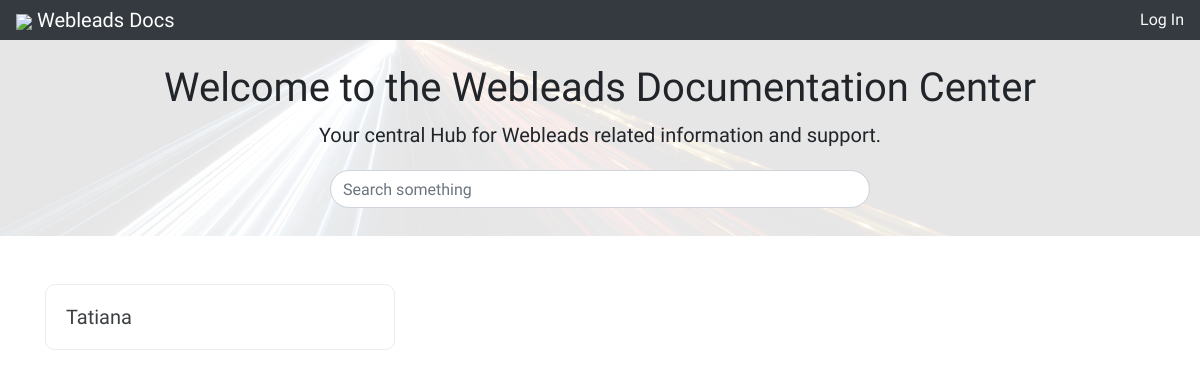
Before: / with the older database file.
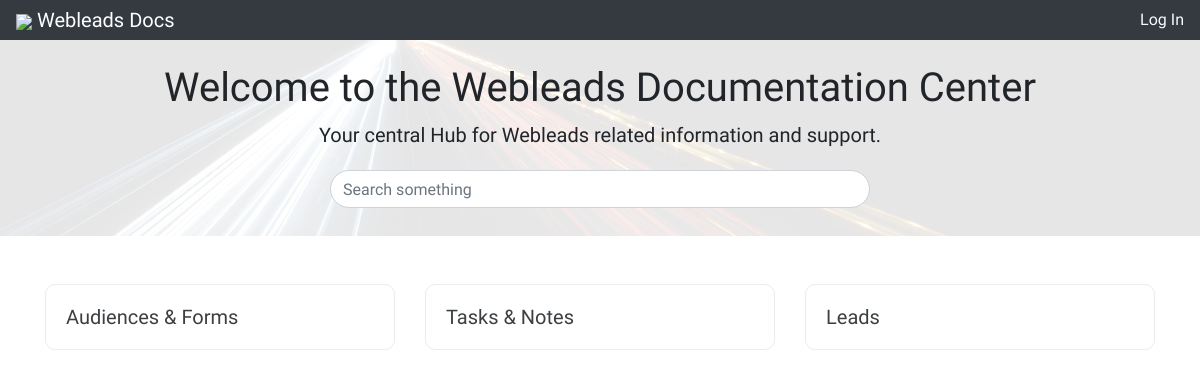
After: the same page with the newer database file.
### tables this page shows
CREATE TABLE articles(id INTEGER PRIMARY KEY, date_created DATETIME, title TEXT, contents TEXT, url TEXT);

### server/functions.php (the view, shortened to what this page needs)
<?php
  function retrieve_articles_cards($db)
  {
    $query = "SELECT * FROM articles";
    $ret = $db->query($query);
    while ($row = $ret->fetchArray()) {
      $article_id = $row['id'];
      $article_title = $row['title'];
      $article_item .= "<div class='col mb-4'>
                          <a class='card tile-link' href='?a=$article_id'>
                            <div class='card-body'>
                              <h5 class='card-text'>$article_title</h5>
                            </div>
                          </a>
                        </div>";
    }
    return $article_item;
  }

### server/auth.php (shortened to what this page needs)
<?php
function http($url, $params=false) {
  $ch = curl_init($url);
  return json_decode(curl_exec($ch));
}
$client_id = '0oac2v2ebIMFdrk604x6';
$redirect_uri = 'http://localhost:4000';
$metadata_url = 'https://dev-772697.okta.com/oauth2/default/.well-known/oauth-authorization-server';
$metadata = http($metadata_url);
if(!isset($_SESSION['username'])) {
  $authorize_url = $metadata->authorization_endpoint.'?'.http_build_query([
    'response_type' => 'code',
    'client_id' => $client_id,
    'redirect_uri' => $redirect_uri,
    'state' => $_SESSION['state'],
    'scope' => 'openid',
  ]);
  $auth_btn = '<a class="text-light" href="'.$authorize_url.'">Log In</a>';
}

### index.php (shortened to what this page needs)
<?php
  require __DIR__ . '/server/auth.php';
  require __DIR__ . '/server/db.php';
  require __DIR__ . '/server/functions.php';
?>
<!DOCTYPE html>
<html lang="en">
<head>
  <link rel="stylesheet" href="./node_modules/bootstrap/dist/css/bootstrap.min.css">
  <link rel="stylesheet" href="./assets/app.css">
</head>
<body>
  <?php require_once __DIR__ . '/__includes/header.php' ?>
  <div class="container-fluid">
    <div class="row">
      <?php
        if (isset($_GET['a'])) {
          require_once __DIR__ . '/__includes/page.php';
        } elseif (isset($_GET['q']) && $_GET['q'] === 'new_article') {
          require_once __DIR__ . '/__includes/create.php';
        } elseif (isset($_GET['e'])) {
          require_once __DIR__ . '/__includes/edit.php';
        } else {
          require_once __DIR__ . '/__includes/home.php';
          require_once __DIR__ . '/__includes/articles.php';
        }
      ?>
    </div>
  </div>
</body>
</html>

### __includes/header.php (shortened to what this page needs)
<header class="contanier">
  <nav class="navbar navbar-dark sticky-top bg-dark flex-md-nowrap pt-0 pb-0">
    <a class="navbar-brand" href="/">
      <img src="http://momo/app/assets/img/logo.svg" height="36">
      Webleads Docs
    </a>
    <span>
      <?php echo $auth_btn; ?>
    </span>
  </nav>
  </header>

### __includes/home.php (shortened to what this page needs)
<main class="col-sm-12 m-0 p-0">
  <div class="head">
    <div class="banner text-center">
      <div class="container">
        <div class="row">
          <div class="col-sm-12">
            <h1 class="">Welcome to the Webleads Documentation Center</h1>
            <p class="lead">Your central Hub for Webleads related information and support.</p>
          </div>
          <div class="col-sm-3"></div>
          <div class="col-sm-6 text-center">
            <form class="form-inline" method="post">
              <input class="my-1 form-control rounded-pill w-100" type="search" name="search" placeholder="Search something" value="<?php echo $_POST['search']; ?>">
            </form>
          </div>
          <div class="col-sm-3"></div>
        </div>
      </div>
    </div>
  </div>
</main>

### __includes/articles.php (shortened to what this page needs)
<div class="container mt-5">
  <div class="row row-cols-1 row-cols-md-3">
    <?php echo retrieve_articles_cards($db); ?>
  </div>
</div>

### assets/app.css (style rules this page uses)
* { font-family: 'Quicksand', sans-serif; }
.banner { background: rgba(255,255,255,.9); padding: 2% 0; }
.head { background-image: url(/assets/img/banner.webp); background-position: center; background-repeat: no-repeat; background-size: cover; }
.tile-link { transition: box-shadow .3s ease,transform .3s ease,-webkit-box-shadow .3s ease,-webkit-transform .3s ease; color: #3c4043; border-radius: 10px; border: 1px solid #ebecf2; }

Changed rows visible on the page:
removed articles: title "Tatiana"
added articles: title "Audiences & Forms"
added articles: title "Tasks & Notes"
added articles: title "Leads"
